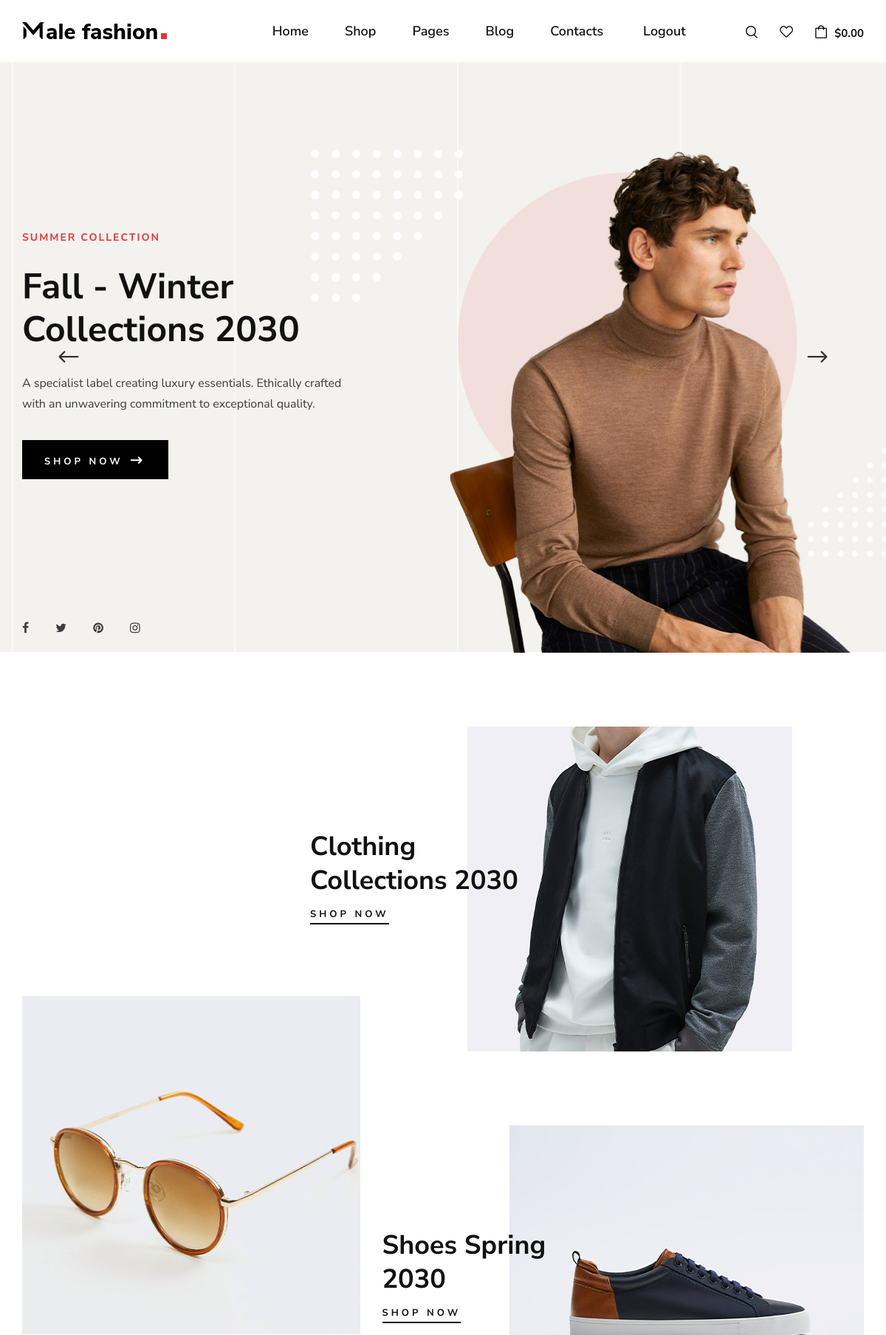
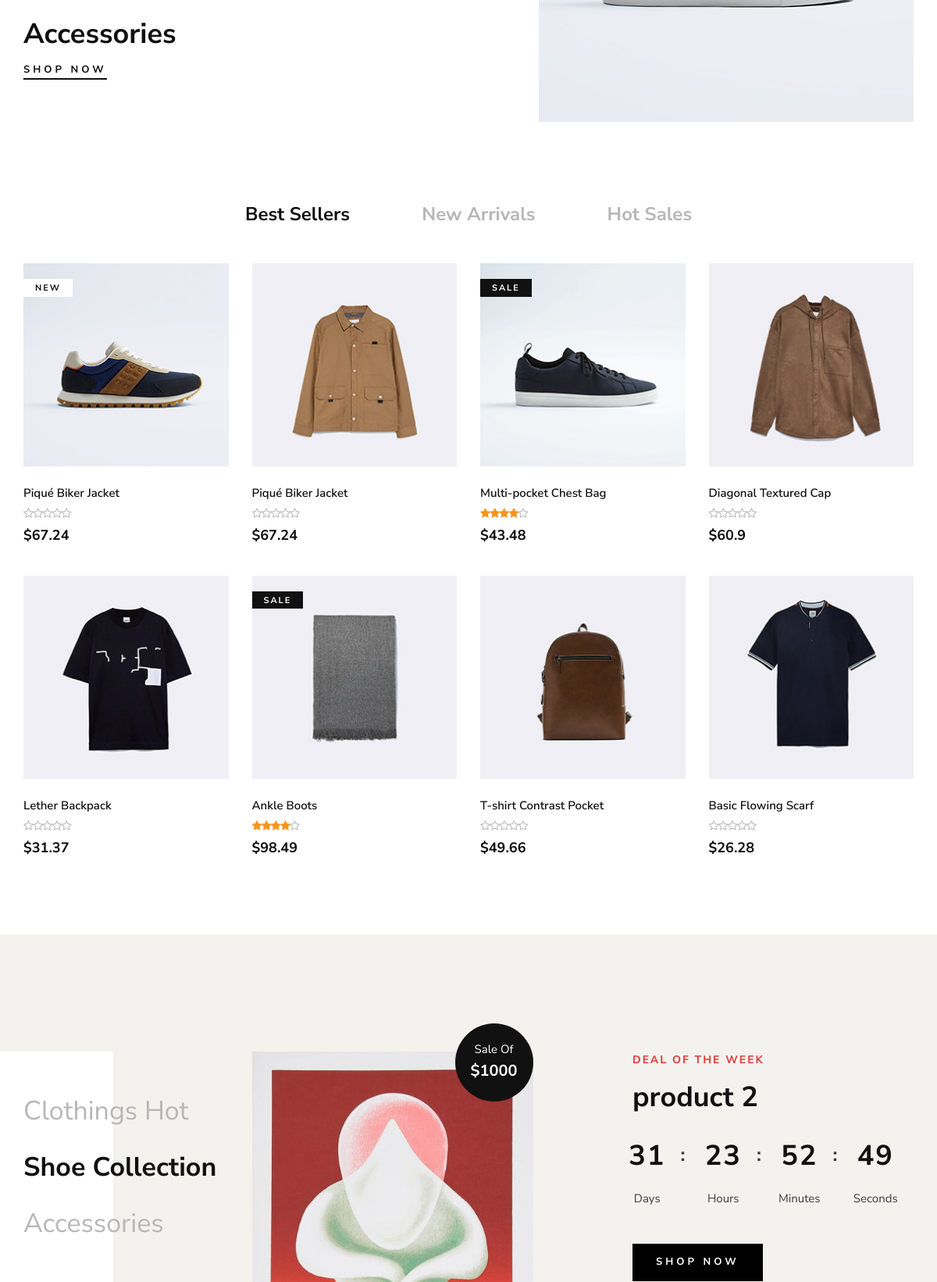
The app's page /user/index.php (signed in, upper part) with its own data (2 pictures, top to bottom).
### tables this page shows
CREATE TABLE `slider_master` (
  `id` int(11) NOT NULL,
  `title` varchar(100) NOT NULL,
  `description` varchar(255) NOT NULL,
  `image` varchar(255) NOT NULL,
  `status` varchar(25) NOT NULL
);

CREATE TABLE `manage_deals` (
  `id` int(11) NOT NULL,
  `prod_id` varchar(100) NOT NULL,
  `title` varchar(255) NOT NULL,
  `image` varchar(255) NOT NULL,
  `sale_price` varchar(255) NOT NULL,
  `month` varchar(100) NOT NULL,
  `day` varchar(25) NOT NULL,
  `year` varchar(100) NOT NULL,
  `hour` varchar(25) NOT NULL,
  `minutes` varchar(25) NOT NULL,
  `second` varchar(25) NOT NULL
);

### user/index.php (the view, shortened to what this page needs)
<?php
include 'master_header.php';
$fetch_slider_q = "SELECT * FROM slider_master WHERE `status`='active'";
$fetch_slider_res = mysqli_query($con,$fetch_slider_q);
$fetch_deal_q = "SELECT * FROM manage_deals WHERE `id`='1' ";
$fetch_deal_res = mysqli_query($con,$fetch_deal_q);
$fetch_deal_r = mysqli_fetch_array($fetch_deal_res);
?>
  <section class="hero">
        <div class="hero__slider owl-carousel">
            <?php while($fetch_slider_r = mysqli_fetch_array($fetch_slider_res)){ ?>
            <div class="hero__items set-bg" data-setbg="../admin/slider_image/<?php echo $fetch_slider_r[3]; ?>">
                <div class="container">
                    <div class="row">
                        <div class="col-xl-5 col-lg-7 col-md-8">
                            <div class="hero__text">
                                <h6>Summer Collection</h6>
                                <h2><?php echo $fetch_slider_r[1]; ?></h2>
                                <p><?php echo $fetch_slider_r[2]; ?></p>
                                <a href="#" class="primary-btn">Shop now <span class="arrow_right"></span></a>
                                <div class="hero__social">
                                    <a href="#"><i class="fa fa-facebook"></i></a>
                                    <a href="#"><i class="fa fa-twitter"></i></a>
                                    <a href="#"><i class="fa fa-pinterest"></i></a>
                                    <a href="#"><i class="fa fa-instagram"></i></a>
                                </div>
                            </div>
                        </div>
                    </div>
                </div>
            </div>
            <?php } ?>
        </div>
    </section>
    <section class="banner spad">
        <div class="container">
            <div class="row">
                <div class="col-lg-7 offset-lg-4">
                    <div class="banner__item">
                        <div class="banner__item__pic">
                            <img src="img/banner/banner-1.jpg" alt="">
                        </div>
                        <div class="banner__item__text">
                            <h2>Clothing Collections 2030</h2>
                            <a href="#">Shop now</a>
                        </div>
                    </div>
                </div>
                <div class="col-lg-5">
                    <div class="banner__item banner__item--middle">
                        <div class="banner__item__pic">
                            <img src="img/banner/banner-2.jpg" alt="">
                        </div>
                        <div class="banner__item__text">
                            <h2>Accessories</h2>
                            <a href="#">Shop now</a>
                        </div>
                    </div>
                </div>
                <div class="col-lg-7">
                    <div class="banner__item banner__item--last">
                        <div class="banner__item__pic">
                            <img src="img/banner/banner-3.jpg" alt="">
                        </div>
                        <div class="banner__item__text">
                            <h2>Shoes Spring 2030</h2>
                            <a href="#">Shop now</a>
                        </div>
                    </div>
                </div>
            </div>
        </div>
    </section>
    <section class="product spad">
        <div class="container">
            <div class="row">
                <div class="col-lg-12">
                    <ul class="filter__controls">
                        <li class="active" data-filter="*">Best Sellers</li>
                        <li data-filter=".new-arrivals">New Arrivals</li>
                        <li data-filter=".hot-sales">Hot Sales</li>
                    </ul>
                </div>
            </div>
            <div class="row product__filter">
                <div class="col-lg-3 col-md-6 col-sm-6 col-md-6 col-sm-6 mix new-arrivals">
                    <div class="product__item">
                        <div class="product__item__pic set-bg" data-setbg="img/product/product-1.jpg">
                            <span class="label">New</span>
                        </div>
                        <div class="product__item__text">
                            <h6>Piqué Biker Jacket</h6>
                            <div class="rating">
                                <i class="fa fa-star-o"></i>
                                <i class="fa fa-star-o"></i>
                                <i class="fa fa-star-o"></i>
                                <i class="fa fa-star-o"></i>
                                <i class="fa fa-star-o"></i>
                            </div>
                            <h5>$67.24</h5>
                        </div>
                    </div>
                </div>
                <div class="col-lg-3 col-md-6 col-sm-6 col-md-6 col-sm-6 mix hot-sales">
                    <div class="product__item">
                        <div class="product__item__pic set-bg" data-setbg="img/product/product-2.jpg">
                        </div>
                        <div class="product__item__text">
                            <h6>Piqué Biker Jacket</h6>
                            <div class="rating">
                                <i class="fa fa-star-o"></i>
                                <i class="fa fa-star-o"></i>
                                <i class="fa fa-star-o"></i>
                                <i class="fa fa-star-o"></i>
                                <i class="fa fa-star-o"></i>
                            </div>
                            <h5>$67.24</h5>
                        </div>
                    </div>
                </div>
                <div class="col-lg-3 col-md-6 col-sm-6 col-md-6 col-sm-6 mix new-arrivals">
                    <div class="product__item sale">
                        <div class="product__item__pic set-bg" data-setbg="img/product/product-3.jpg">
                            <span class="label">Sale</span>
                        </div>
                        <div class="product__item__text">
                            <h6>Multi-pocket Chest Bag</h6>
                            <div class="rating">
                                <i class="fa fa-star"></i>
                                <i class="fa fa-star"></i>
                                <i class="fa fa-star"></i>
                                <i class="fa fa-star"></i>
                                <i class="fa fa-star-o"></i>
                            </div>
                            <h5>$43.48</h5>
                        </div>
                    </div>
                </div>
                <div class="col-lg-3 col-md-6 col-sm-6 col-md-6 col-sm-6 mix hot-sales">
                    <div class="product__item">
                        <div class="product__item__pic set-bg" data-setbg="img/product/product-4.jpg">
                        </div>
                        <div class="product__item__text">
                            <h6>Diagonal Textured Cap</h6>
                            <div class="rating">
                                <i class="fa fa-star-o"></i>
                                <i class="fa fa-star-o"></i>
                                <i class="fa fa-star-o"></i>
                                <i class="fa fa-star-o"></i>
                                <i class="fa fa-star-o"></i>
                            </div>
                            <h5>$60.9</h5>
                        </div>
                    </div>
                </div>
                <div class="col-lg-3 col-md-6 col-sm-6 col-md-6 col-sm-6 mix new-arrivals">
                    <div class="product__item">
                        <div class="product__item__pic set-bg" data-setbg="img/product/product-5.jpg">
                        </div>
                        <div class="product__item__text">
                            <h6>Lether Backpack</h6>
                            <div class="rating">
                                <i class="fa fa-star-o"></i>
                                <i class="fa fa-star-o"></i>
                                <i class="fa fa-star-o"></i>
                                <i class="fa fa-star-o"></i>
                                <i class="fa fa-star-o"></i>
                            </div>
                            <h5>$31.37</h5>
                        </div>
                    </div>
                </div>
                <div class="col-lg-3 col-md-6 col-sm-6 col-md-6 col-sm-6 mix hot-sales">
                    <div class="product__item sale">
                        <div class="product__item__pic set-bg" data-setbg="img/product/product-6.jpg">
                            <span class="label">Sale</span>
                        </div>
                        <div class="product__item__text">
                            <h6>Ankle Boots</h6>
                            <div class="rating">
                                <i class="fa fa-star"></i>
                                <i class="fa fa-star"></i>
                                <i class="fa fa-star"></i>
                                <i class="fa fa-star"></i>
                                <i class="fa fa-star-o"></i>
                            </div>
                            <h5>$98.49</h5>
                        </div>
                    </div>
                </div>
                <div class="col-lg-3 col-md-6 col-sm-6 col-md-6 col-sm-6 mix new-arrivals">
                    <div class="product__item">
                        <div class="product__item__pic set-bg" data-setbg="img/product/product-7.jpg">
                        </div>
                        <div class="product__item__text">
                            <h6>T-shirt Contrast Pocket</h6>
                            <div class="rating">
                                <i class="fa fa-star-o"></i>
                                <i class="fa fa-star-o"></i>
                                <i class="fa fa-star-o"></i>
                                <i class="fa fa-star-o"></i>
                                <i class="fa fa-star-o"></i>
                            </div>
                            <h5>$49.66</h5>
                        </div>
                    </div>
                </div>
                <div class="col-lg-3 col-md-6 col-sm-6 col-md-6 col-sm-6 mix hot-sales">
                    <div class="product__item">
                        <div class="product__item__pic set-bg" data-setbg="img/product/product-8.jpg">
                        </div>
                        <div class="product__item__text">
                            <h6>Basic Flowing Scarf</h6>
                            <div class="rating">
                                <i class="fa fa-star-o"></i>
                                <i class="fa fa-star-o"></i>
                                <i class="fa fa-star-o"></i>
                                <i class="fa fa-star-o"></i>
                                <i class="fa fa-star-o"></i>
                            </div>
                            <h5>$26.28</h5>
                        </div>
                    </div>
                </div>
            </div>
        </div>
    </section>
    <section class="categories spad" id="timer_section">
        <div class="container">
            <div class="row">
                <div class="col-lg-3">
                    <div class="categories__text">
                        <h2>Clothings Hot <br /> <span>Shoe Collection</span> <br /> Accessories</h2>
                    </div>
                </div>
                <div class="col-lg-4">
                    <div class="categories__hot__deal">
                        <img src="../admin/images/<?php echo $fetch_deal_r[3]; ?>" alt="sale_image">
                        <div class="hot__deal__sticker">
                            <span>Sale Of</span>
                            <h5>$<?php echo $fetch_deal_r[4]; ?></h5>
                        </div>
                    </div>
                </div>
                <div class="col-lg-4 offset-lg-1">
                    <div class="categories__deal__countdown">
                        <span>Deal Of The Week</span>
                        <h2><?php echo $fetch_deal_r[2]; ?></h2>
                        <div class="categories__deal__countdown__timer" id="counter">
                            <div class="cd-item">
                                <span id="day">3</span>
                                <p>Days</p>
                            </div>
                            <div class="cd-item">
                                <span id="hours">1</span>
                                <p>Hours</p>
                            </div>
                            <div class="cd-item">
                                <span id="minutes">50</span>
                                <p>Minutes</p>
                            </div>
                            <div class="cd-item">
                                <span id="seconds">18</span>
                                <p>Seconds</p>
                            </div>
                        </div>
                        <a href="#" class="primary-btn">Shop now</a>
                    </div>
                </div>
            </div>
        </div>
    </section>

### records on screen
slider_master: title "Fall - Winter Collections 2030", description "A specialist label creating luxury essentials. Ethically crafted with an unwavering commitment to exceptional quality."
manage_deals: image (picture), sale_price "1000", title "product 2"
